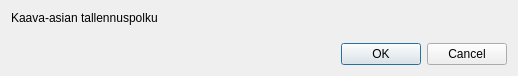
<?xml version="1.0" encoding="UTF-8"?>
<ui version="4.0">
 <class>Dialog</class>
 <widget class="QDialog" name="Dialog">
  <property name="geometry">
   <rect>
    <x>0</x>
    <y>0</y>
    <width>518</width>
    <height>76</height>
   </rect>
  </property>
  <property name="sizePolicy">
   <sizepolicy hsizetype="Preferred" vsizetype="Preferred">
    <horstretch>0</horstretch>
    <verstretch>0</verstretch>
   </sizepolicy>
  </property>
  <property name="maximumSize">
   <size>
    <width>16777215</width>
    <height>16777215</height>
   </size>
  </property>
  <property name="windowTitle">
   <string>Tallenna kaava JSON</string>
  </property>
  <layout class="QVBoxLayout" name="verticalLayout">
   <item>
    <layout class="QFormLayout" name="formLayout">
     <item row="0" column="0">
      <widget class="QLabel" name="plan_matter_label">
       <property name="text">
        <string>Kaava-asian tallennuspolku</string>
       </property>
      </widget>
     </item>
     <item row="0" column="1">
      <widget class="QgsFileWidget" name="plan_matter_file">
       <property name="dialogTitle">
        <string>Valitse kaavan ulkorajan tallennuspolku</string>
       </property>
       <property name="filter">
        <string>JSON Files (*.json)</string>
       </property>
       <property name="storageMode">
        <enum>QgsFileWidget::SaveFile</enum>
       </property>
      </widget>
     </item>
    </layout>
   </item>
   <item>
    <widget class="QDialogButtonBox" name="button_box">
     <property name="standardButtons">
      <set>QDialogButtonBox::Cancel|QDialogButtonBox::Ok</set>
     </property>
     <property name="centerButtons">
      <bool>false</bool>
     </property>
    </widget>
   </item>
  </layout>
 </widget>
 <customwidgets>
  <customwidget>
   <class>QgsFileWidget</class>
   <extends>QWidget</extends>
   <header>qgsfilewidget.h</header>
  </customwidget>
 </customwidgets>
 <resources/>
 <connections>
  <connection>
   <sender>button_box</sender>
   <signal>accepted()</signal>
   <receiver>Dialog</receiver>
   <slot>accept()</slot>
   <hints>
    <hint type="sourcelabel">
     <x>247</x>
     <y>85</y>
    </hint>
    <hint type="destinationlabel">
     <x>247</x>
     <y>53</y>
    </hint>
   </hints>
  </connection>
  <connection>
   <sender>button_box</sender>
   <signal>rejected()</signal>
   <receiver>Dialog</receiver>
   <slot>reject()</slot>
   <hints>
    <hint type="sourcelabel">
     <x>247</x>
     <y>85</y>
    </hint>
    <hint type="destinationlabel">
     <x>247</x>
     <y>53</y>
    </hint>
   </hints>
  </connection>
 </connections>
</ui>
